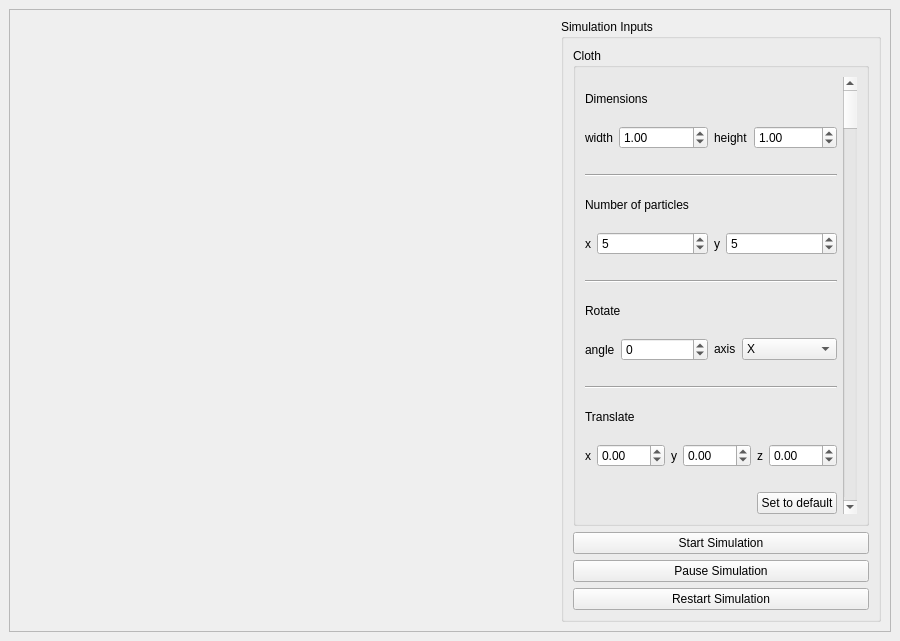
<?xml version="1.0" encoding="UTF-8"?>
<ui version="4.0">
 <class>MainWindow</class>
 <widget class="QMainWindow" name="MainWindow">
  <property name="geometry">
   <rect>
    <x>0</x>
    <y>0</y>
    <width>900</width>
    <height>641</height>
   </rect>
  </property>
  <property name="windowTitle">
   <string>ClothSimulation</string>
  </property>
  <widget class="QWidget" name="centralwidget">
   <layout class="QHBoxLayout" name="horizontalLayout">
    <item>
     <widget class="QFrame" name="frame">
      <property name="frameShape">
       <enum>QFrame::StyledPanel</enum>
      </property>
      <property name="frameShadow">
       <enum>QFrame::Raised</enum>
      </property>
      <layout class="QHBoxLayout" name="horizontalLayout_2">
       <item>
        <widget class="QWidget" name="simulationWidget" native="true">
         <property name="sizePolicy">
          <sizepolicy hsizetype="Preferred" vsizetype="Preferred">
           <horstretch>1</horstretch>
           <verstretch>0</verstretch>
          </sizepolicy>
         </property>
        </widget>
       </item>
       <item>
        <widget class="QGroupBox" name="input">
         <property name="title">
          <string>Simulation Inputs</string>
         </property>
         <layout class="QVBoxLayout" name="verticalLayout">
          <item>
           <widget class="QGroupBox" name="cloth_input">
            <property name="title">
             <string>Cloth</string>
            </property>
            <layout class="QGridLayout" name="gridLayout_3">
             <item row="5" column="0">
              <widget class="Line" name="line_3">
               <property name="orientation">
                <enum>Qt::Horizontal</enum>
               </property>
              </widget>
             </item>
             <item row="3" column="0">
              <widget class="Line" name="line_2">
               <property name="orientation">
                <enum>Qt::Horizontal</enum>
               </property>
              </widget>
             </item>
             <item row="0" column="0">
              <layout class="QGridLayout" name="dimensions_grid">
               <item row="1" column="0">
                <layout class="QGridLayout" name="dimensions_input">
                 <item row="0" column="0">
                  <layout class="QFormLayout" name="formLayout">
                   <item row="0" column="0">
                    <widget class="QLabel" name="cloth_width_label">
                     <property name="text">
                      <string>width</string>
                     </property>
                    </widget>
                   </item>
                   <item row="0" column="1">
                    <widget class="QDoubleSpinBox" name="cloth_width">
                     <property name="minimum">
                      <double>0.100000000000000</double>
                     </property>
                     <property name="maximum">
                      <double>30.000000000000000</double>
                     </property>
                     <property name="value">
                      <double>1.000000000000000</double>
                     </property>
                    </widget>
                   </item>
                  </layout>
                 </item>
                 <item row="0" column="1">
                  <layout class="QFormLayout" name="formLayout_2">
                   <item row="0" column="0">
                    <widget class="QLabel" name="cloth_height_label">
                     <property name="text">
                      <string>height</string>
                     </property>
                    </widget>
                   </item>
                   <item row="0" column="1">
                    <widget class="QDoubleSpinBox" name="cloth_height">
                     <property name="minimum">
                      <double>0.100000000000000</double>
                     </property>
                     <property name="maximum">
                      <double>30.000000000000000</double>
                     </property>
                     <property name="value">
                      <double>1.000000000000000</double>
                     </property>
                    </widget>
                   </item>
                  </layout>
                 </item>
                </layout>
               </item>
               <item row="0" column="0">
                <widget class="QLabel" name="dimensions_label">
                 <property name="text">
                  <string>Dimensions</string>
                 </property>
                </widget>
               </item>
              </layout>
             </item>
             <item row="4" column="0">
              <layout class="QGridLayout" name="rotate_cloth_grid">
               <item row="0" column="0">
                <widget class="QLabel" name="rotate_cloth_label">
                 <property name="text">
                  <string>Rotate</string>
                 </property>
                </widget>
               </item>
               <item row="1" column="0">
                <layout class="QGridLayout" name="rotate_cloth_input">
                 <item row="2" column="0">
                  <layout class="QFormLayout" name="formLayout_5">
                   <item row="0" column="0">
                    <widget class="QLabel" name="rotate_cloth_angle_label">
                     <property name="text">
                      <string>angle</string>
                     </property>
                    </widget>
                   </item>
                   <item row="0" column="1">
                    <widget class="QSpinBox" name="rotate_cloth_angle">
                     <property name="minimum">
                      <number>-360</number>
                     </property>
                     <property name="maximum">
                      <number>360</number>
                     </property>
                    </widget>
                   </item>
                  </layout>
                 </item>
                 <item row="2" column="1">
                  <layout class="QFormLayout" name="formLayout_6">
                   <item row="0" column="0">
                    <widget class="QLabel" name="rotate_cloth_axis_label">
                     <property name="text">
                      <string>axis</string>
                     </property>
                    </widget>
                   </item>
                   <item row="0" column="1">
                    <widget class="QComboBox" name="rotate_cloth_axis">
                     <property name="enabled">
                      <bool>true</bool>
                     </property>
                     <property name="editable">
                      <bool>false</bool>
                     </property>
                     <property name="minimumContentsLength">
                      <number>1</number>
                     </property>
                     <item>
                      <property name="text">
                       <string>X</string>
                      </property>
                     </item>
                     <item>
                      <property name="text">
                       <string>Y</string>
                      </property>
                     </item>
                     <item>
                      <property name="text">
                       <string>Z</string>
                      </property>
                     </item>
                    </widget>
                   </item>
                  </layout>
                 </item>
                </layout>
               </item>
              </layout>
             </item>
             <item row="0" column="1" rowspan="8">
              <widget class="QScrollBar" name="verticalScrollBar">
               <property name="orientation">
                <enum>Qt::Vertical</enum>
               </property>
              </widget>
             </item>
             <item row="1" column="0">
              <widget class="Line" name="line">
               <property name="orientation">
                <enum>Qt::Horizontal</enum>
               </property>
              </widget>
             </item>
             <item row="2" column="0">
              <layout class="QGridLayout" name="num_particle_grid">
               <item row="2" column="0">
                <layout class="QGridLayout" name="num_particles_input">
                 <item row="4" column="0">
                  <layout class="QFormLayout" name="formLayout_3">
                   <item row="0" column="0">
                    <widget class="QLabel" name="num_particles_x_label">
                     <property name="text">
                      <string>x</string>
                     </property>
                    </widget>
                   </item>
                   <item row="0" column="1">
                    <widget class="QSpinBox" name="num_particles_x">
                     <property name="minimum">
                      <number>2</number>
                     </property>
                     <property name="maximum">
                      <number>30</number>
                     </property>
                     <property name="value">
                      <number>5</number>
                     </property>
                    </widget>
                   </item>
                  </layout>
                 </item>
                 <item row="4" column="1">
                  <layout class="QFormLayout" name="formLayout_4">
                   <item row="0" column="0">
                    <widget class="QLabel" name="num_particles_y_label">
                     <property name="text">
                      <string>y</string>
                     </property>
                    </widget>
                   </item>
                   <item row="0" column="1">
                    <widget class="QSpinBox" name="num_particles_y">
                     <property name="minimum">
                      <number>2</number>
                     </property>
                     <property name="maximum">
                      <number>30</number>
                     </property>
                     <property name="value">
                      <number>5</number>
                     </property>
                    </widget>
                   </item>
                  </layout>
                 </item>
                </layout>
               </item>
               <item row="1" column="0">
                <widget class="QLabel" name="num_particles_label">
                 <property name="frameShadow">
                  <enum>QFrame::Plain</enum>
                 </property>
                 <property name="lineWidth">
                  <number>1</number>
                 </property>
                 <property name="midLineWidth">
                  <number>0</number>
                 </property>
                 <property name="text">
                  <string>Number of particles</string>
                 </property>
                 <property name="textFormat">
                  <enum>Qt::AutoText</enum>
                 </property>
                 <property name="indent">
                  <number>-1</number>
                 </property>
                </widget>
               </item>
              </layout>
             </item>
             <item row="7" column="0">
              <layout class="QGridLayout" name="default_button_layout">
               <item row="0" column="1">
                <widget class="QPushButton" name="set_cloth_default_button">
                 <property name="text">
                  <string>Set to default</string>
                 </property>
                </widget>
               </item>
               <item row="0" column="0">
                <spacer name="horizontalSpacer">
                 <property name="orientation">
                  <enum>Qt::Horizontal</enum>
                 </property>
                 <property name="sizeHint" stdset="0">
                  <size>
                   <width>40</width>
                   <height>20</height>
                  </size>
                 </property>
                </spacer>
               </item>
              </layout>
             </item>
             <item row="6" column="0">
              <layout class="QGridLayout" name="translate_cloth_grid">
               <item row="1" column="0">
                <layout class="QGridLayout" name="position_grid">
                 <item row="2" column="0">
                  <layout class="QFormLayout" name="formLayout_7">
                   <item row="0" column="0">
                    <widget class="QLabel" name="translate_x_label">
                     <property name="text">
                      <string>x</string>
                     </property>
                    </widget>
                   </item>
                   <item row="0" column="1">
                    <widget class="QDoubleSpinBox" name="translate_x">
                     <property name="minimum">
                      <double>-100.000000000000000</double>
                     </property>
                     <property name="maximum">
                      <double>100.000000000000000</double>
                     </property>
                    </widget>
                   </item>
                  </layout>
                 </item>
                 <item row="2" column="1">
                  <layout class="QFormLayout" name="formLayout_8">
                   <item row="0" column="0">
                    <widget class="QLabel" name="translate_y_label">
                     <property name="text">
                      <string>y</string>
                     </property>
                    </widget>
                   </item>
                   <item row="0" column="1">
                    <widget class="QDoubleSpinBox" name="translate_y">
                     <property name="minimum">
                      <double>-100.000000000000000</double>
                     </property>
                     <property name="maximum">
                      <double>100.000000000000000</double>
                     </property>
                    </widget>
                   </item>
                  </layout>
                 </item>
                 <item row="2" column="2">
                  <layout class="QFormLayout" name="formLayout_9">
                   <item row="0" column="0">
                    <widget class="QLabel" name="translate_z_label">
                     <property name="text">
                      <string>z</string>
                     </property>
                    </widget>
                   </item>
                   <item row="0" column="1">
                    <widget class="QDoubleSpinBox" name="translate_z">
                     <property name="minimum">
                      <double>-100.000000000000000</double>
                     </property>
                     <property name="maximum">
                      <double>100.000000000000000</double>
                     </property>
                    </widget>
                   </item>
                  </layout>
                 </item>
                </layout>
               </item>
               <item row="0" column="0">
                <widget class="QLabel" name="position_label">
                 <property name="lineWidth">
                  <number>1</number>
                 </property>
                 <property name="text">
                  <string>Translate</string>
                 </property>
                </widget>
               </item>
              </layout>
             </item>
            </layout>
           </widget>
          </item>
          <item>
           <widget class="QPushButton" name="simulate_button">
            <property name="text">
             <string>Start Simulation</string>
            </property>
           </widget>
          </item>
          <item>
           <widget class="QPushButton" name="stop_simulation_button">
            <property name="text">
             <string>Pause Simulation</string>
            </property>
           </widget>
          </item>
          <item>
           <widget class="QPushButton" name="restart_simulation_button">
            <property name="text">
             <string>Restart Simulation</string>
            </property>
           </widget>
          </item>
         </layout>
        </widget>
       </item>
      </layout>
     </widget>
    </item>
   </layout>
  </widget>
 </widget>
 <resources/>
 <connections/>
</ui>
